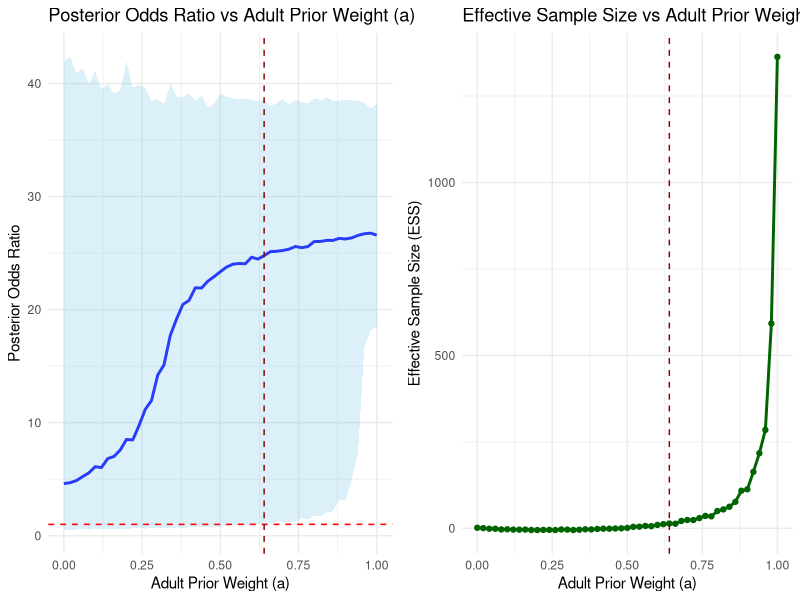
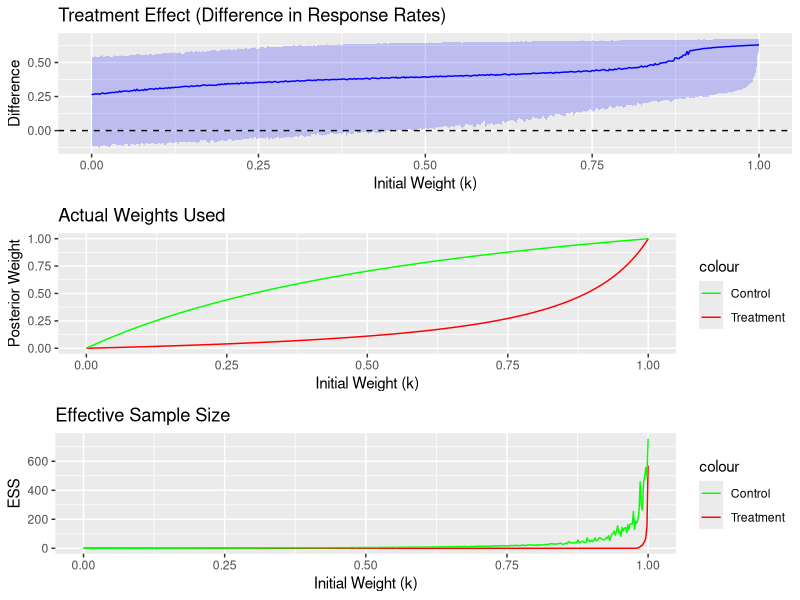

Write the R code that produced these figures, in order.
## ---- chunk 1
library(ggplot2)
library(gridExtra)

set.seed(123)  # For reproducibility
# Step 1: Basic inputs
adult_placebo_n_pool <- 494
adult_placebo_events_pool <- 45
adult_drug_n_pool <- 509
adult_drug_events_pool <- 375

pediatric_placebo_n_pool <- 6
pediatric_placebo_events_pool <- 1
pediatric_drug_n_pool <- 30
pediatric_drug_events_pool <- 15

# Step 2: Log-odds and variance
log_odds_adult_placebo <- log(adult_placebo_events_pool / (adult_placebo_n_pool - adult_placebo_events_pool))
log_odds_adult_drug <- log(adult_drug_events_pool / (adult_drug_n_pool - adult_drug_events_pool))
adult_variance_placebo <- adult_placebo_n_pool / (adult_placebo_events_pool * (adult_placebo_n_pool - adult_placebo_events_pool))
adult_variance_drug <- adult_drug_n_pool / (adult_drug_events_pool * (adult_drug_n_pool - adult_drug_events_pool))
adult_variance <- adult_variance_placebo + adult_variance_drug

log_odds_pediatric_placebo <- log(pediatric_placebo_events_pool / (pediatric_placebo_n_pool - pediatric_placebo_events_pool))
log_odds_pediatric_drug <- log(pediatric_drug_events_pool / (pediatric_drug_n_pool - pediatric_drug_events_pool))
pediatric_variance_placebo <- pediatric_placebo_n_pool / (pediatric_placebo_events_pool * (pediatric_placebo_n_pool - pediatric_placebo_events_pool))
pediatric_variance_drug <- pediatric_drug_n_pool / (pediatric_drug_events_pool * (pediatric_drug_n_pool - pediatric_drug_events_pool))
pediatric_variance <- pediatric_variance_placebo + pediatric_variance_drug

# Step 3: Skeptical prior
m <- 36/2
skeptical_prior_variance <- m * pediatric_variance
skeptical_prior_mean <- 0

observed_pediatric_effect <- log_odds_pediatric_drug - log_odds_pediatric_placebo

# Functions
update_posterior_component <- function(mu_prior, var_prior, mu_lik, var_lik) {
  var_post = 1 / (1/var_prior + 1/var_lik)
  mu_post = var_post * (mu_prior/var_prior + mu_lik/var_lik)
  return(list(mu = mu_post, var = var_post))
}

compute_Cj <- function(mu_prior, var_prior, mu_lik, var_lik) {
  var_sum = var_prior + var_lik
  dnorm(mu_lik, mean = mu_prior, sd = sqrt(var_sum))
}

# Step 4: Initialize results
results <- data.frame(
  a = numeric(0),
  ci_lower = numeric(0),
  ci_upper = numeric(0),
  OR_median = numeric(0),
  ESS = numeric(0)
)

# Pediatric-only posterior variance (baseline for ESS)
skeptical_mu_vague <- 0
skeptical_var_vague <- 1e6
var_post_ped_only <- 1 / (1/skeptical_var_vague + 1/pediatric_variance)
mu_post_ped_only <- var_post_ped_only * (skeptical_mu_vague/skeptical_var_vague + observed_pediatric_effect/pediatric_variance)
n_samples <- 5000
ped_only_samples <- rnorm(n_samples, mean = mu_post_ped_only, sd = sqrt(var_post_ped_only))
var_no_prior <- var(ped_only_samples)
n_pediatric <- pediatric_placebo_n_pool + pediatric_drug_n_pool

# Step 5: Main loop over a
for (a in seq(0, 1, by = 0.02)) {
  
  k0 <- c(a, 1 - a)
  
  priors <- list(
    list(mu = log_odds_adult_drug - log_odds_adult_placebo, var = adult_variance),
    list(mu = skeptical_prior_mean, var = skeptical_prior_variance)
  )
  
  posterior_components <- list()
  Cj <- numeric(length(priors))
  
  for (j in 1:length(priors)) {
    prior <- priors[[j]]
    posterior_components[[j]] <- update_posterior_component(
      mu_prior = prior$mu, var_prior = prior$var,
      mu_lik = observed_pediatric_effect, var_lik = pediatric_variance
    )
    Cj[j] <- compute_Cj(prior$mu, prior$var, observed_pediatric_effect, pediatric_variance)
  }
  
  # Update posterior mixture weights
  k1 <- k0 * Cj
  k1 <- k1 / sum(k1)
  
  # Sample from mixture posterior
  samples_logor <- numeric(n_samples)
  for (s in 1:n_samples) {
    component <- sample(1:2, size = 1, prob = k1)
    samples_logor[s] <- rnorm(1,
                              mean = posterior_components[[component]]$mu,
                              sd = sqrt(posterior_components[[component]]$var))
  }
  
  samples_or <- exp(samples_logor)  # transform back to OR scale
  
  # Save results
  ci_lower <- quantile(samples_or, 0.025)
  ci_upper <- quantile(samples_or, 0.975)
  OR_median <- median(samples_or)
  
# 传统的有效样本量 (ESS) 计算方法
# 使用后验样本方差与先验样本方差的比例来计算ESS
var_with_prior <- var(samples_logor)  # 后验样本方差
# 这里 var_no_prior 应该是基于没有先验情况下的理论方差。我们可以使用原始方差作为近似值
var_no_prior <- pediatric_variance  # 无先验情况下的方差（假设为输入数据中的方差）

# 计算有效样本量 (ESS)，假设n是样本数量
ess <- n_pediatric * (var_no_prior / var_with_prior-1)  # 计算ESS

# 保存结果
results <- rbind(results, data.frame(a = a, ci_lower = ci_lower, ci_upper = ci_upper,
                                     OR_median = OR_median, ESS = ess))

}

# Step 6: Find tipping point
tipping_point <- results[which(results$ci_lower > 1)[1], ]

cat("Tipping Point Found!\n")
cat("Adult Prior Weight (a):", tipping_point$a, "\n")
cat("Posterior OR Median:", round(tipping_point$OR_median, 2), "\n")
cat("95% CI: (", round(tipping_point$ci_lower, 2), ",", round(tipping_point$ci_upper, 2), ")\n")
cat("Tipping Point ESS:", round(tipping_point$ESS, 1), "pediatric patients\n")

# Step 7: Plot
p1 <- ggplot(results, aes(x = a)) +
  geom_line(aes(y = OR_median), color = "blue", size = 1) +
  geom_ribbon(aes(ymin = ci_lower, ymax = ci_upper), fill = "skyblue", alpha = 0.3) +
  geom_hline(yintercept = 1, linetype = "dashed", color = "red") +
  geom_vline(xintercept = tipping_point$a, linetype = "dashed", color = "darkred") +
  labs(
    title = "Posterior Odds Ratio vs Adult Prior Weight (a)",
    x = "Adult Prior Weight (a)",
    y = "Posterior Odds Ratio"
  ) +
  theme_minimal()

p2 <- ggplot(results, aes(x = a, y = ESS)) +
  geom_line(color = "darkgreen", size = 1) +
  geom_point(color = "darkgreen") +
  geom_vline(xintercept = tipping_point$a, linetype = "dashed", color = "darkred") +
  labs(
    title = "Effective Sample Size vs Adult Prior Weight",
    x = "Adult Prior Weight (a)",
    y = "Effective Sample Size (ESS)"
  ) +
  theme_minimal()

grid.arrange(p1, p2, ncol = 2)

## ---- chunk 2
library(ggplot2)
library(gridExtra)
library(dplyr)

compute_Cj_exact <- function(a_j, b_j, x, n) {
  choose(n, x) *
    beta(a_j + x, b_j + n - x) /
    beta(a_j, b_j)
}

set.seed(123)

# 数据输入
adult_placebo_n <- 494; adult_placebo_r <- 45
adult_drug_n <- 509; adult_drug_r <- 375
ped_placebo_n <- 6; ped_placebo_r <- 1
ped_drug_n <- 30; ped_drug_r <- 15

# 参数设置
n_samples <- 5000
alpha_skeptical <- 1; beta_skeptical <- 1

# 成人先验参数
alpha_adult_placebo <- adult_placebo_r + 1
beta_adult_placebo <- adult_placebo_n - adult_placebo_r + 1
alpha_adult_drug <- adult_drug_r + 1
beta_adult_drug <- adult_drug_n - adult_drug_r + 1

# 儿童无先验后验（用于ESS计算）
alpha_ped_placebo <- ped_placebo_r + 1
beta_ped_placebo <- ped_placebo_n - ped_placebo_r + 1
alpha_ped_drug <- ped_drug_r + 1
beta_ped_drug <- ped_drug_n - ped_drug_r + 1

# 无先验方差基准
var_placebo_no_prior <- (alpha_ped_placebo * beta_ped_placebo) / 
  ((alpha_ped_placebo + beta_ped_placebo)^2 * (alpha_ped_placebo + beta_ped_placebo + 1))
var_drug_no_prior <- (alpha_ped_drug * beta_ped_drug) /
  ((alpha_ped_drug + beta_ped_drug)^2 * (alpha_ped_drug + beta_ped_drug + 1))

# 初始化结果表
results <- data.frame(
  k = numeric(),
  k_treat = numeric(),
  k_control = numeric(),
  ci_lower = numeric(),
  ci_upper = numeric(),
  median_diff = numeric(),
  ESS_placebo = numeric(),
  ESS_drug = numeric(),
  prob_superior = numeric()
)

# 主分析循环
for (k in seq(0, 1, by = 0.002)) {
  
  # 1. 计算治疗组权重 ----
  C_treat <- c(
    compute_Cj_exact(alpha_adult_drug, beta_adult_drug, ped_drug_r, ped_drug_n),
    compute_Cj_exact(alpha_skeptical, beta_skeptical, ped_drug_r, ped_drug_n)
  )
  k1_treat <- (k * C_treat[1]) / (k * C_treat[1] + (1-k) * C_treat[2])
  
  # 2. 计算对照组权重 ----
  C_control <- c(
    compute_Cj_exact(alpha_adult_placebo, beta_adult_placebo, ped_placebo_r, ped_placebo_n),
    compute_Cj_exact(alpha_skeptical, beta_skeptical, ped_placebo_r, ped_placebo_n)
  )
  k1_control <- (k * C_control[1]) / (k * C_control[1] + (1-k) * C_control[2])
  
  # 3. 形成后验分布 ----
  # 治疗组后验参数
  alpha_post_drug_adult <- alpha_adult_drug + ped_drug_r
  beta_post_drug_adult <- beta_adult_drug + ped_drug_n - ped_drug_r
  alpha_post_drug_skeptical <- alpha_skeptical + ped_drug_r
  beta_post_drug_skeptical <- beta_skeptical + ped_drug_n - ped_drug_r
  
  # 对照组后验参数
  alpha_post_placebo_adult <- alpha_adult_placebo + ped_placebo_r
  beta_post_placebo_adult <- beta_adult_placebo + ped_placebo_n - ped_placebo_r
  alpha_post_placebo_skeptical <- alpha_skeptical + ped_placebo_r
  beta_post_placebo_skeptical <- beta_skeptical + ped_placebo_n - ped_placebo_r
  
  # 4. 混合采样 ----
  # 治疗组采样
  mix_drug <- runif(n_samples) < k1_treat
  samples_drug <- ifelse(
    mix_drug,
    rbeta(n_samples, alpha_post_drug_adult, beta_post_drug_adult),
    rbeta(n_samples, alpha_post_drug_skeptical, beta_post_drug_skeptical)
  )
  
  # 对照组采样
  mix_placebo <- runif(n_samples) < k1_control
  samples_placebo <- ifelse(
    mix_placebo,
    rbeta(n_samples, alpha_post_placebo_adult, beta_post_placebo_adult),
    rbeta(n_samples, alpha_post_placebo_skeptical, beta_post_placebo_skeptical)
  )
  
  # 5. 计算统计量 ----
  diff <- samples_drug - samples_placebo
  ci <- quantile(diff, c(0.025, 0.975))
  
  # 6. 存储结果 ----
  results <- rbind(results, data.frame(
    k = k,
    k_treat = k1_treat,
    k_control = k1_control,
    ci_lower = ci[1],
    ci_upper = ci[2],
    median_diff = median(diff),
    ESS_placebo = max(0, ped_placebo_n * (var_placebo_no_prior / var(samples_placebo) - 1)),
    ESS_drug = max(0, ped_drug_n * (var_drug_no_prior / var(samples_drug) - 1)),
    prob_superior = mean(diff > 0)
  ))
}

# 结果分析 ----
tipping_point <- results %>% 
  filter(ci_lower > 0) %>% 
  slice(1)

cat("Tipping Point Analysis:\n")
cat("Initial Weight (k):", tipping_point$k, "\n")
cat("Actual Weights Used:\n")
cat("  Treatment:", round(tipping_point$k_treat, 3), "\n")
cat("  Control:", round(tipping_point$k_control, 3), "\n")
cat("Response Rate Difference:", round(tipping_point$median_diff, 3), "\n")
cat("95% CI: [", round(tipping_point$ci_lower, 3), ",", round(tipping_point$ci_upper, 3), "]\n")
cat("Pr(Drug > Placebo):", round(tipping_point$prob_superior, 3), "\n")
cat("ESS (Treatment):", round(tipping_point$ESS_drug, 1), "\n")
cat("ESS (Control):", round(tipping_point$ESS_placebo, 1), "\n")

# 可视化 ----
p1 <- ggplot(results, aes(x = k)) +
  geom_line(aes(y = median_diff), color = "blue") +
  geom_ribbon(aes(ymin = ci_lower, ymax = ci_upper), alpha = 0.2, fill = "blue") +
  geom_hline(yintercept = 0, linetype = "dashed") +
  labs(title = "Treatment Effect (Difference in Response Rates)",
       x = "Initial Weight (k)", y = "Difference")

p2 <- ggplot(results, aes(x = k)) +
  geom_line(aes(y = k_treat, color = "Treatment")) +
  geom_line(aes(y = k_control, color = "Control")) +
  scale_color_manual(values = c("Treatment" = "red", "Control" = "green")) +
  labs(title = "Actual Weights Used", x = "Initial Weight (k)", y = "Posterior Weight")

p3 <- ggplot(results, aes(x = k)) +
  geom_line(aes(y = ESS_drug, color = "Treatment")) +
  geom_line(aes(y = ESS_placebo, color = "Control")) +
  scale_color_manual(values = c("Treatment" = "red", "Control" = "green")) +
  labs(title = "Effective Sample Size", x = "Initial Weight (k)", y = "ESS")

grid.arrange(p1, p2, p3, ncol = 1)
